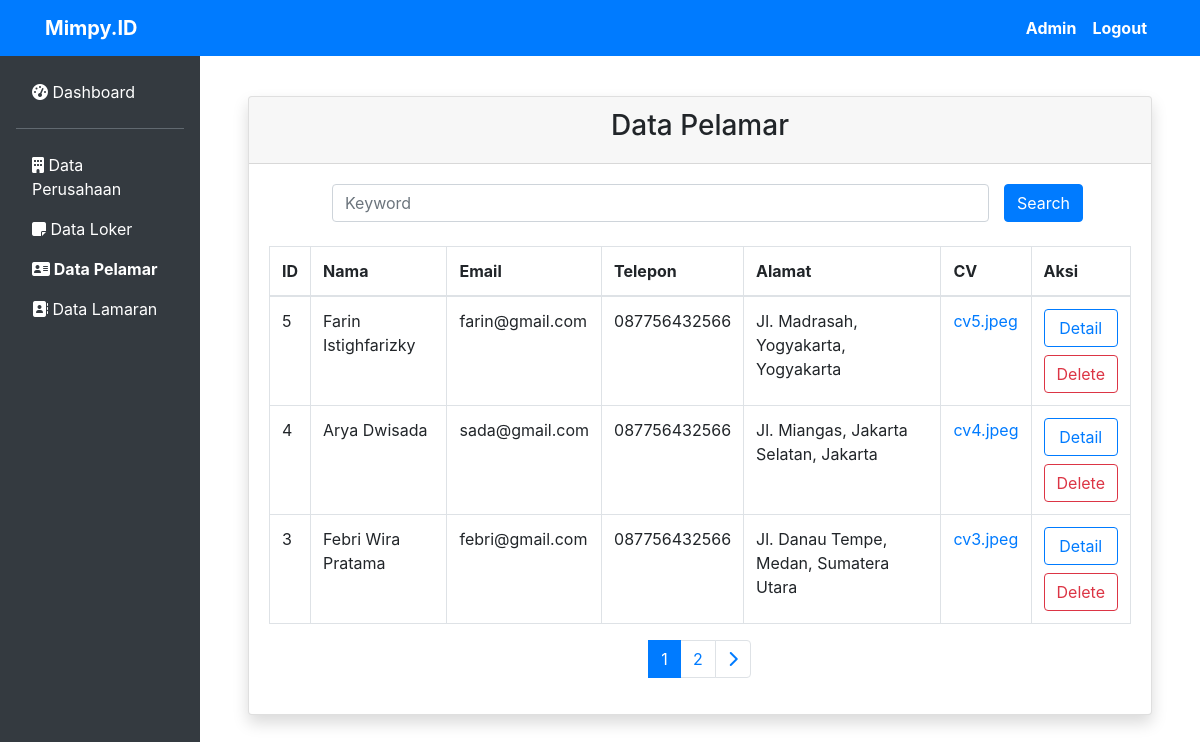
Page /data-pelamar.php (signed in) on the committed database.
### tables this page shows
CREATE TABLE `pelamar` (
  `id` int(11) NOT NULL,
  `nama` varchar(50) NOT NULL,
  `email` varchar(50) NOT NULL,
  `telp` varchar(20) NOT NULL,
  `gender` varchar(10) NOT NULL,
  `alamat` varchar(100) NOT NULL,
  `cv` text NOT NULL,
  `password` varchar(255) NOT NULL
);

### data-pelamar.php (the view, shortened to what this page needs)
<?php
require "db.php";
?>
<!DOCTYPE html>
<html lang="en">
<head>
  <?php require "headtags.php" ?>
</head>
<body>
  <?php require "navbar.php" ?>
  <div class="row no-gutters">
      <div class="col-md-2 bg-dark pr-3 pt-4">
          <ul class="nav flex-column ml-3 mb-5">
              <li class="nav-item">
                      <a class="nav-link active text-white" href="dashboard.php">
                          <i class="fas fa-tachometer-alt"></i>
                          Dashboard
                      </a>
                  <hr class="bg-secondary">
              </li>
              <li class="nav-item">
                  <a class="nav-link text-white" href="data-perusahaan.php">
                      <i class="fas fa-building"></i>
                      Data Perusahaan
                  </a>
              </li>
              <li class="nav-item">
                  <a class="nav-link text-white" href="data-loker.php">
                      <i class="fas fa-sticky-note"></i>
                      Data Loker
                  </a>
              </li>
              <li class="nav-item">
                  <a class="nav-link text-white font-weight-bold" href="data-pelamar.php">
                      <i class="fas fa-address-card"></i>
                      Data Pelamar
                  </a>
              </li>
              <li class="nav-item">
                  <a class="nav-link text-white" href="data-lamaran.php">
                      <i class="fas fa-address-book"></i>
                      Data Lamaran
                  </a>
              </li>
          </ul>
      </div>
      <div class="col-md-10 p-5">
              <div class="card shadow mb-4">
                <div class="card-header text-center">
                    <h3 class="">Data Pelamar</h3>
                </div>
              <div class="card-body">
                  <form action="" method="post">
                      <div class="row mx-5 mb-4">
                          <div class="col">
                            <?php if (isset($_POST["keyword"])) : ?>
                              <input class="form-control" name="keyword" type="search" placeholder="Keyword" aria-label="Search" value="<?= $_POST['keyword'] ?>">
                            <?php else : ?>
                              <input class="form-control" name="keyword" type="search" placeholder="Keyword" aria-label="Search">
                            <?php endif; ?>
                          </div>
                          <div>
                              <button class="btn btn-primary" name="cari" type="submit">Search</button>
                          </div>
                      </div>
                  </form>
                  <div class="table-responsive">
                      <table class="table table-bordered" id="dataTable" width="100%" cellspacing="0">
                      <thead>
                          <tr>
                              <th>ID</th>
                              <th>Nama</th>
                              <th>Email</th>
                              <th>Telepon</th>
                              <th>Alamat</th>
                              <th>CV</th>
                              <th>Aksi</th>
                          </tr>
                      </thead>
                      <tbody>
                          <?php
                          $jumlahDataPerHalaman = 3;
                          $jumlahData = mysqli_num_rows(mysqli_query($db,"SELECT * FROM pelamar"));
                          $jumlahHalaman = ceil($jumlahData / $jumlahDataPerHalaman);
                          if ( isset($_GET["page"])){
                              $halamanAktif = $_GET["page"];
                          }else{
                              $halamanAktif = 1;
                          }
                          $awalData = ( $jumlahDataPerHalaman * $halamanAktif ) - $jumlahDataPerHalaman;
                          $pelamar = mysqli_query($db,"SELECT * FROM pelamar order by id desc LIMIT $awalData, $jumlahDataPerHalaman");
                          ?>
                          <?php foreach ($pelamar as $data) : ?>
                              <tr>
                                  <td><?= $data["id"] ?></td>
                                  <td><?= $data["nama"] ?></td>
                                  <td><?= $data["email"] ?></td>
                                  <td><?= $data["telp"] ?></td>
                                  <td><?= $data["alamat"] ?></td>
                                  <td><a href="assets/cv/<?= $data['cv'] ?>"><?= $data['cv'] ?></a></td>
                                  <td>
                                      <a href="pelamar.php?id=<?= $data['id'] ?>" class="btn btn-outline-primary btn-block">Detail</a>
                                      <a href="hapus-pelamar.php?id=<?= $data['id'] ?>" onclick="return confirm('Apakah Anda Yakin Ingin Menghapus Data Pelamar ?')" class="btn btn-outline-danger btn-block">Delete</a>
                                  </td>
                              </tr>
                          <?php
                              endforeach;
                          ?>
                      </tbody>
                      </table>
                  </div>
                  <?php if (!isset($_POST["cari"])) : ?>
                    <div class="row">
                        <div class="col">
                            <nav aria-label="...">
                                <ul class="pagination justify-content-center">
                                    <?php for( $i = 1; $i <= $jumlahHalaman; $i++ ) : ?>
                                        <?php if( $i == $halamanAktif ) : ?>
                                            <li class="page-item active">
                                                <a class="page-link" href="?page=<?= $i; ?>"><?= $i; ?></a>
                                            </li>
                                        <?php else : ?>
                                            <li class="page-item">
                                                <a class="page-link" href="?page=<?= $i; ?>"><?= $i; ?></a>
                                            </li>
                                        <?php endif; ?>
                                    <?php endfor; ?>
                                    <li class="page-item">
                                        <?php if( $halamanAktif < $jumlahHalaman ) : ?>
                                            <a class="page-link" href="?page=<?= $halamanAktif + 1; ?>"><i class="fa fa-chevron-right"></i></a>
                                        <?php endif; ?>
                                    </li>
                                </ul>
                            </nav>
                        </div>
                    </div>
                  <?php endif; ?>
              </div>
          </div>
      </div>
  </div>
</body>
</html>

### rows in the picture
pelamar: id "5", nama "Farin Istighfarizky", email "farin@gmail.com", telp "087756432566", alamat "Jl. Madrasah, Yogyakarta, Yogyakarta", cv "cv5.jpeg"
pelamar: id "4", nama "Arya Dwisada", email "sada@gmail.com", telp "087756432566", alamat "Jl. Miangas, Jakarta Selatan, Jakarta", cv "cv4.jpeg"
pelamar: id "3", nama "Febri Wira Pratama", email "febri@gmail.com", telp "087756432566", alamat "Jl. Danau Tempe, Medan, Sumatera Utara", cv "cv3.jpeg"
